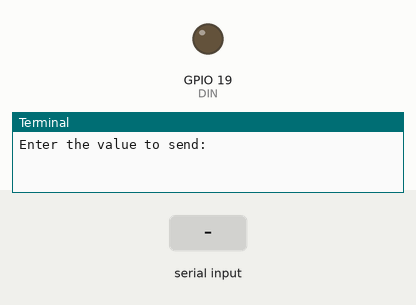
Bench run of a program on a simulated Raspberry Pi (BCM pin numbers). Shown: output pins drawn as LEDs (lit = HIGH), the last lines printed to the terminal. The test bench sets the inputs (shaded band). At 1.8 s the program stops and its outputs stay as they are.

Above: at 1.2 s.
1.3 s: "5" typed at the terminal, then Enter
At 1.6 s:
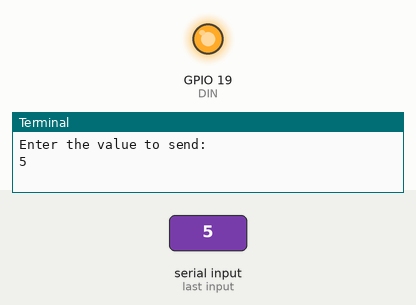
Timing chart, 0 to 3.3 s (numbered marks = the images above; inputs shaded):
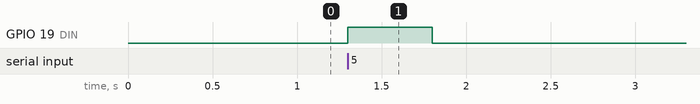

Measured:
- after the input at 1.3 s, GPIO 19 (DIN): LOW → HIGH at once, → LOW 0.50 s later

The program:

testcode.py
```python
# Write your code here :-)

# gpiozero is a simple interface to GPIO devices with Raspberry Pi
from gpiozero import LED
import time

#   RPi Zero's pinouts Should be

#   RPI Signal  GPIO     PCB-to-Max7219# Python program to
#  print the binary value
# of the numbers from 1 to N

#   pin Name    Name    PCB pin
#   6   GND     Ground  1
#   19  DIN     GPIO10  2
#   24  CS      GPIO8   3
#   23  SCLK    GPIO11  4   Chip Select
#   2   5V      VCC     5

#
# 7219 commands are ('16-bit packet with 4-bit junk,
# 4-bit command and 8-bit data', bin(packet))

DIN = LED(19)
# input the value of n
n = int(input("Enter the value to send: "))

DIN.value = n
time.sleep(0.5)
print("n: ", bin(n))
print("DIN: ", bin(DIN.value))
```
